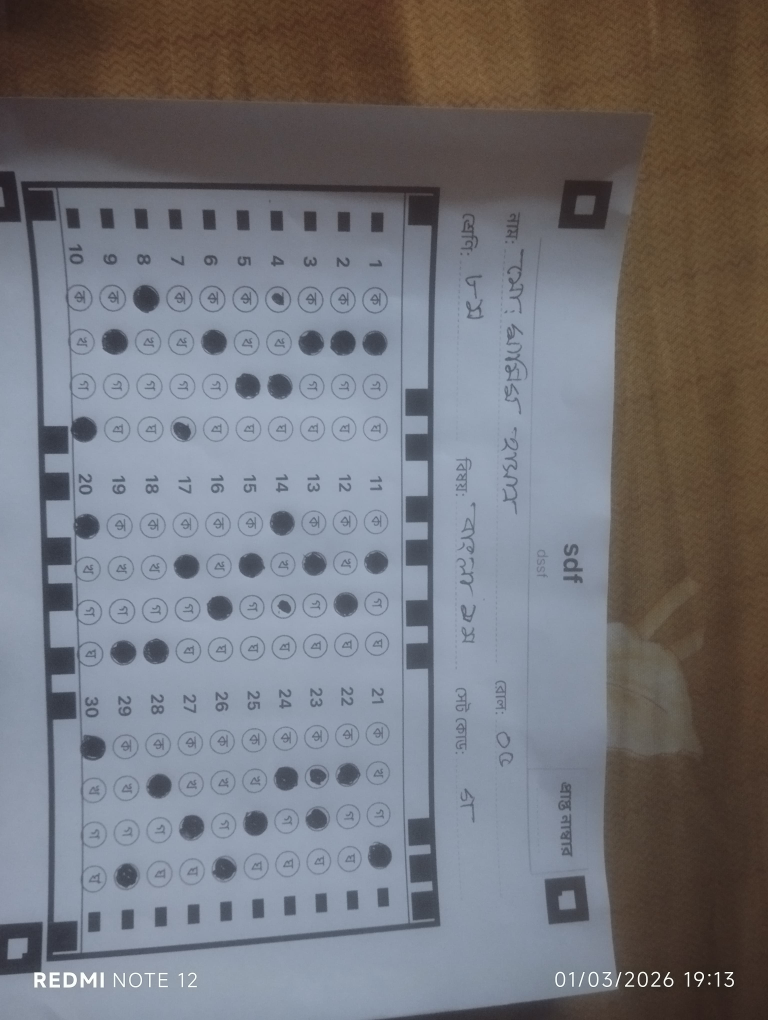
#> input picture mcq2.jpeg, 3072 x 4080 px (shown at 1/4 size)
$ python test_contours.py
#> lines starting #> are read from the running program, lines starting #| are printed output that depends on the picture; after the words box and inside, x2 and y2 are one past the last pixel; in counts of white or black regions, pixels touching at a corner belong together
import cv2
import numpy as np

img = cv2.imread('mcq2.jpeg')
#> img is the input picture: shape (4080, 3072, 3); mean B, G, R 120.8, 115.6, 115.6
gray = cv2.cvtColor(img, cv2.COLOR_BGR2GRAY)
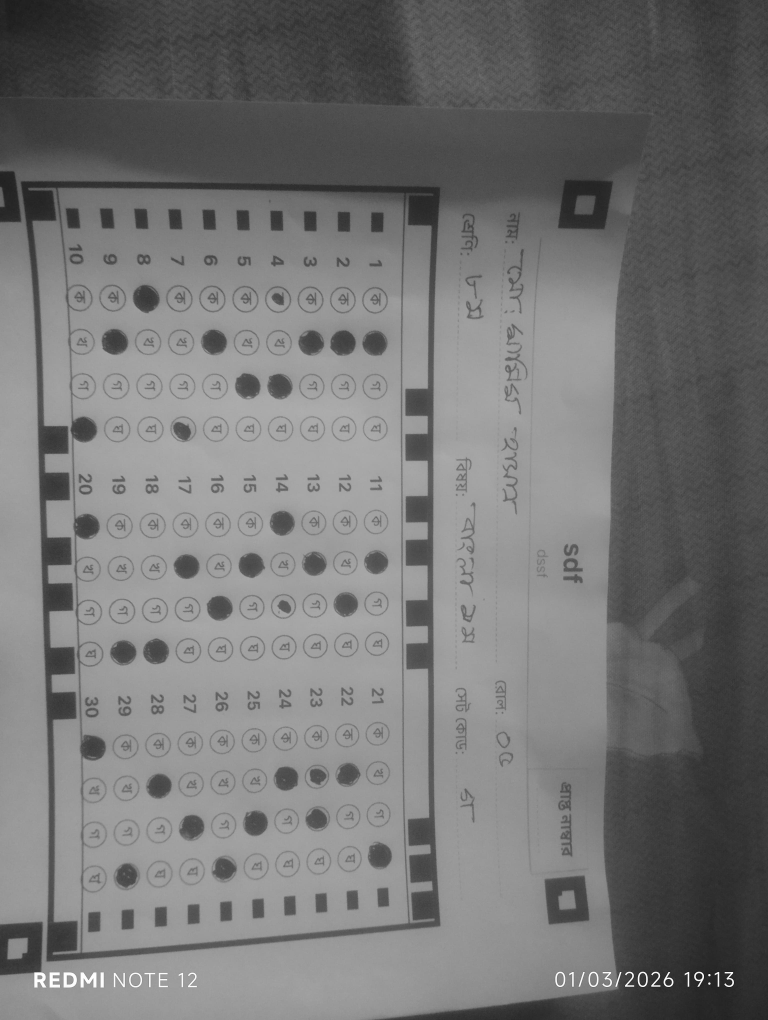
#> gray: shape (4080, 3072) (shown at 1/4 size); min 1, max 255, mean 116.2
target_width = 2480
aspect = gray.shape[0] / float(gray.shape[1])
#> aspect = 1.33
target_h = int(target_width * aspect)
#> target_h = 3293
warped = cv2.resize(gray, (target_width, target_h))

thresh = cv2.adaptiveThreshold(
    warped, 255, cv2.ADAPTIVE_THRESH_GAUSSIAN_C, cv2.THRESH_BINARY_INV, 21, 10
)
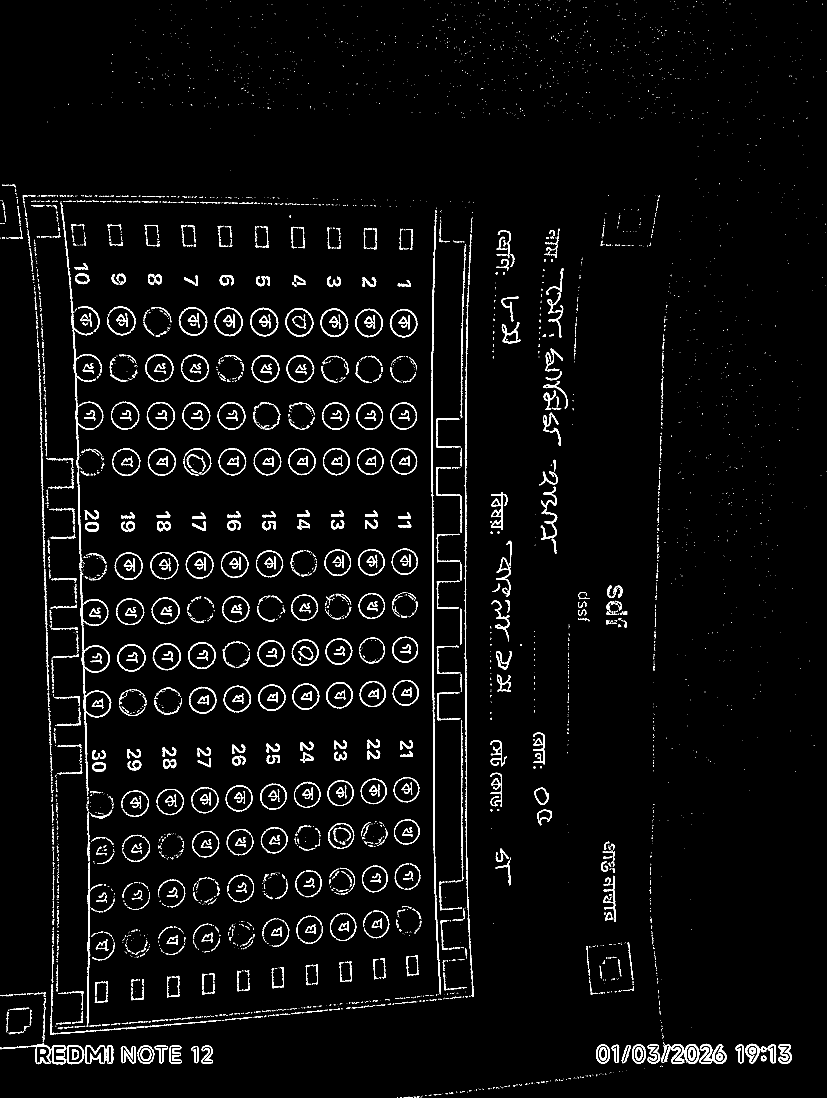
#> thresh: shape (3293, 2480) (shown at 1/3 size); 3.2% white; 4912 white regions (3671 under 20 px)

contours, _ = cv2.findContours(thresh, cv2.RETR_TREE, cv2.CHAIN_APPROX_SIMPLE)
#> contours = 5343 contours, 4296 with area under 20; largest, box (x1, y1, x2, y2) and area: (241, 1715, 334, 2387) 7734, (1294, 642, 1323, 2983) 6550, (643, 922, 728, 1009) 5513, (536, 921, 622, 1008) 5498, (751, 923, 835, 1009) 5460

boxes = []
for cnt in contours:
    x, y, w, h = cv2.boundingRect(cnt)
    boxes.append((w * h, x, y, w, h))
#> this loop made 5343 passes
#> (x, y, w, h) on passes 7 to 9: (1211, 3291, 10, 2), (1242, 3290, 6, 3), (1239, 3290, 1, 1)
#> after the loop, boxes = 5343 items, first 6: (2, 1250, 3292, 2, 1), (2, 1222, 3292, 2, 1), (4, 1201, 3292, 4, 1), (2, 1191, 3292, 2, 1), (2, 1262, 3291, 2, 1), (4, 1235, 3291, 2, 2)

boxes.sort(key=lambda x: x[0], reverse=True)
print("Top 20 largest contours by area:")
for i, b in enumerate(boxes[:20]):
    print(f"  {i}: Area={b[0]}, Box=(x={b[1]}, y={b[2]}, w={b[3]}, h={b[4]})")
#> this loop made 20 passes
#> b on passes 1 to 12: (67889, 1294, 642, 29, 2341), (65872, 218, 989, 92, 716), (62496, 241, 1715, 93, 672), (24206, 259, 2585, 49, 494), (13653, 187, 657, 41, 333), (11403, 151, 3041, 181, 63), (7950, 1622, 1460, 50, 159), (7482, 536, 921, 86, 87), (7482, 321, 919, 86, 87), (7395, 643, 922, 85, 87), (7225, 333, 1205, 85, 85), (7224, 961, 925, 84, 86)
#|   0: Area=67889, Box=(x=1294, y=642, w=29, h=2341)
#|   1: Area=65872, Box=(x=218, y=989, w=92, h=716)
#|   2: Area=62496, Box=(x=241, y=1715, w=93, h=672)
#|   3: Area=24206, Box=(x=259, y=2585, w=49, h=494)
#|   4: Area=13653, Box=(x=187, y=657, w=41, h=333)
#|   5: Area=11403, Box=(x=151, y=3041, w=181, h=63)
#|   6: Area=7950, Box=(x=1622, y=1460, w=50, h=159)
#|   7: Area=7482, Box=(x=536, y=921, w=86, h=87)
#> (further printed lines are left out)

$ run again, with mcq1.jpeg copied over mcq2.jpeg
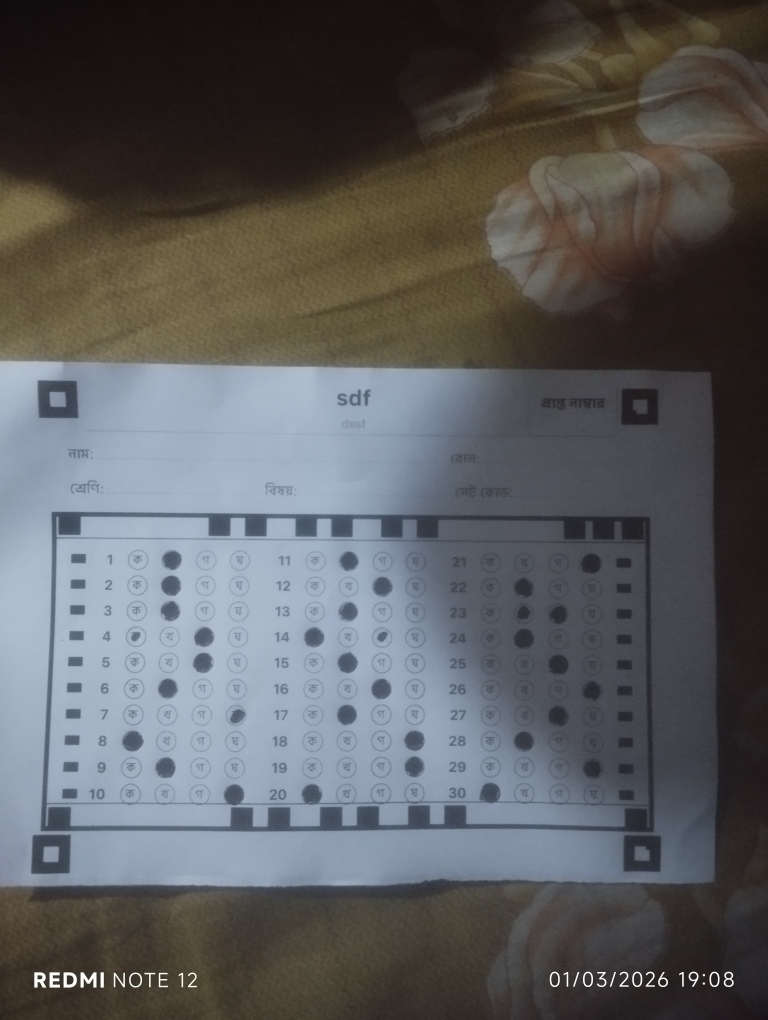
#> input picture mcq1.jpeg, 3072 x 4080 px (shown at 1/4 size)
#> img is the input picture: shape (4080, 3072, 3); mean B, G, R 93.7, 92, 91.4
#> `gray = cv2.cvtColor(img, cv2.COLOR_BGR2GRAY)`:
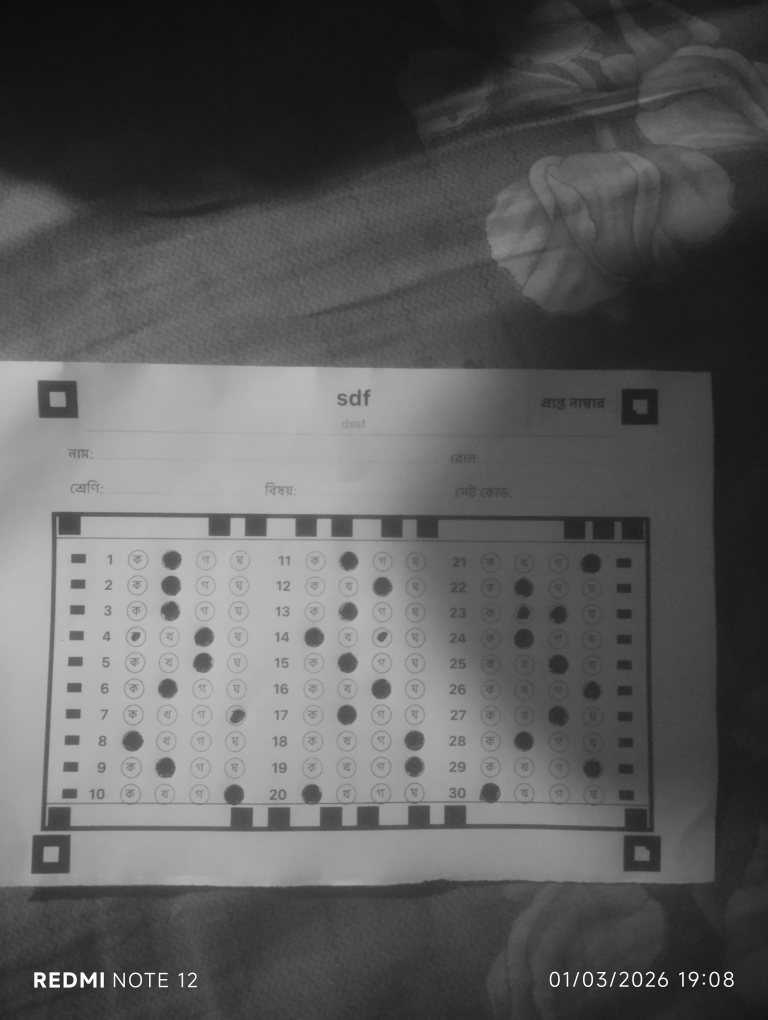
#> gray: shape (4080, 3072) (shown at 1/4 size); min 0, max 255, mean 92
#> `thresh = cv2.adaptiveThreshold( warped, 255, cv2.ADAPTIVE_THRESH_GAUSS..`:
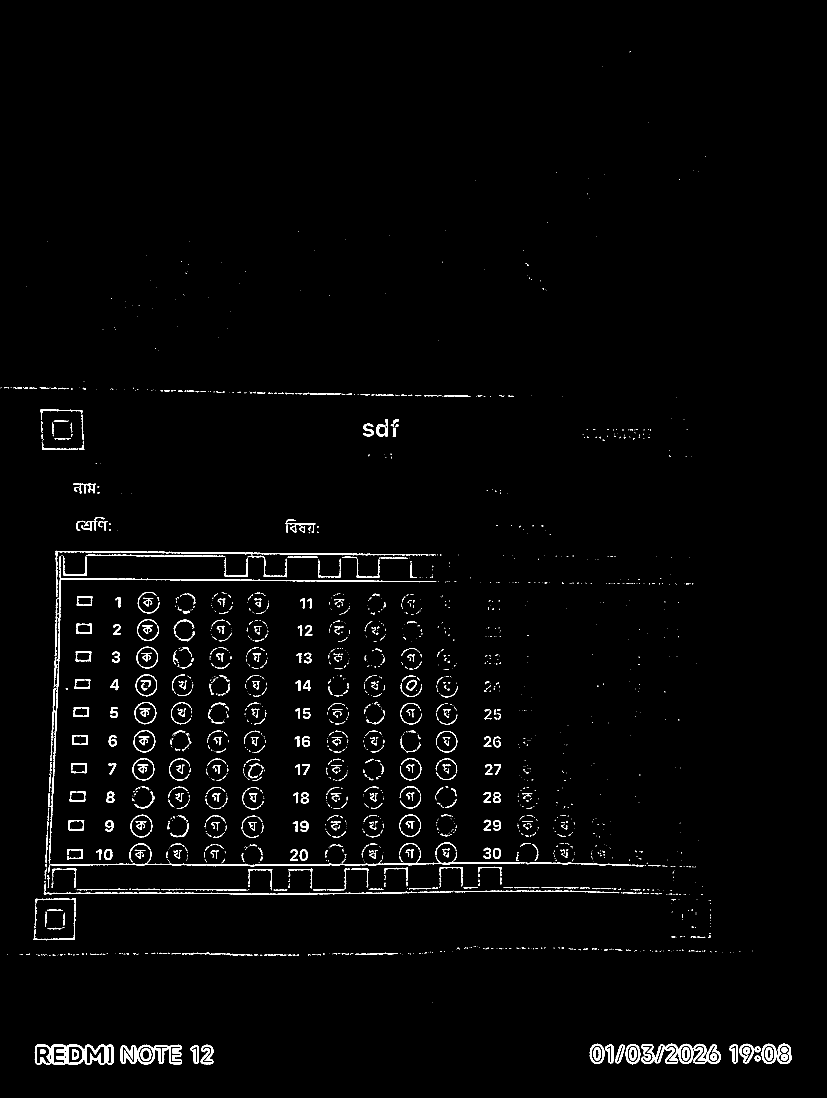
#> thresh: shape (3293, 2480) (shown at 1/3 size); 1.6% white; 2312 white regions (1564 under 20 px)
#> contours = 2472 contours, 1902 with area under 20; largest, box (x1, y1, x2, y2) and area: (104, 3132, 341, 3195) 12356, (361, 3134, 546, 3194) 7450, (146, 1668, 1297, 2591) 4514, (145, 2557, 1576, 2618) 3718, (1995, 3131, 2080, 3192) 3704
#> the loop `for cnt in contours:` made 2472 passes
#> (x, y, w, h) on passes 1, 3, 4: (2156, 3188, 1, 1), (2264, 3167, 17, 17), (2268, 3170, 10, 10)
#> after the loop `for cnt in contours:`: boxes = 2472 items, first 6: (1, 2156, 3188, 1, 1), (2, 1964, 3184, 1, 2), (289, 2264, 3167, 17, 17), (100, 2268, 3170, 10, 10), (1, 612, 3156, 1, 1), (1, 1931, 3151, 1, 1)
#> the loop `for i, b in enumerate(boxes[:20]):` made 20 passes
#> b on passes 1 to 8: (1062373, 146, 1668, 1151, 923), (87291, 145, 2557, 1431, 61), (31168, 189, 1663, 487, 64), (18558, 167, 1652, 1031, 18), (14931, 104, 3132, 237, 63), (11100, 361, 3134, 185, 60), (7788, 743, 1666, 118, 66), (5185, 1995, 3131, 85, 61)
#> (printed output is left out)

$ run again, with mcq3.jpeg copied over mcq2.jpeg
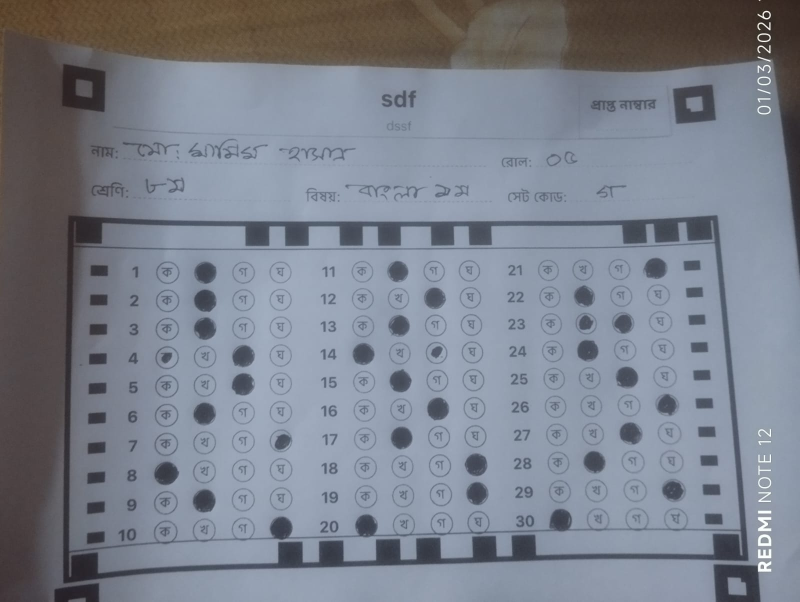
#> input picture mcq3.jpeg, 1600 x 1204 px (shown at 1/2 size)
#> img is the input picture: shape (1204, 1600, 3); mean B, G, R 140.3, 128.9, 123.4
#> `gray = cv2.cvtColor(img, cv2.COLOR_BGR2GRAY)`:
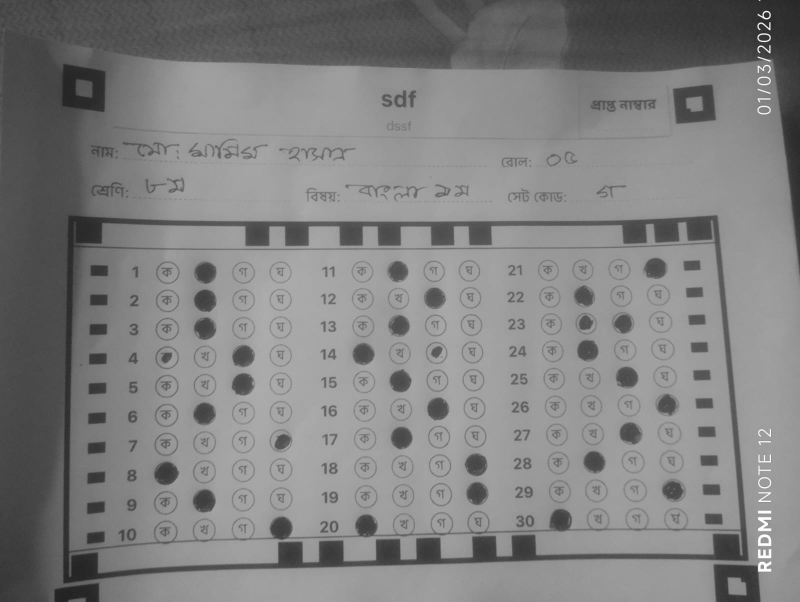
#> gray: shape (1204, 1600) (shown at 1/2 size); min 19, max 255, mean 128.6
#> `thresh = cv2.adaptiveThreshold( warped, 255, cv2.ADAPTIVE_THRESH_GAUSS..`:
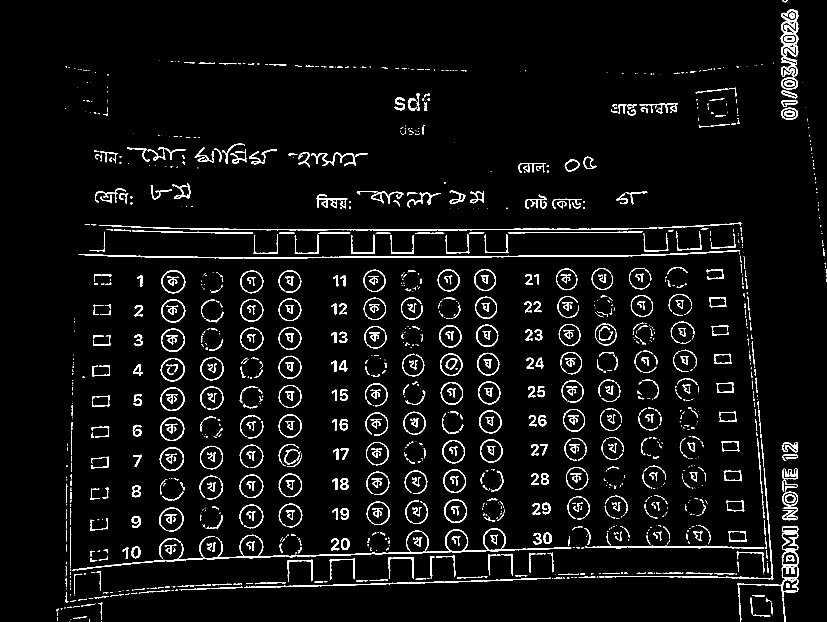
#> thresh: shape (1866, 2480) (shown at 1/3 size); 4.1% white; 1791 white regions (883 under 20 px)
#> contours = 1920 contours, 1098 with area under 20; largest, box (x1, y1, x2, y2) and area: (1142, 1584, 1714, 1664) 8842, (2306, 1579, 2395, 1791) 6756, (2342, 28, 2395, 171) 5730, (236, 751, 2219, 775) 4822, (480, 1252, 553, 1323) 3924
#> the loop `for cnt in contours:` made 1920 passes
#> (x, y, w, h) on passes 3, 5, 6: (267, 1857, 3, 9), (219, 1853, 14, 4), (171, 1852, 2, 11)
#> after the loop `for cnt in contours:`: boxes = 1920 items, first 6: (4, 304, 1864, 2, 2), (2, 209, 1864, 1, 2), (27, 267, 1857, 3, 9), (3, 211, 1857, 3, 1), (56, 219, 1853, 14, 4), (22, 171, 1852, 2, 11)
#> the loop `for i, b in enumerate(boxes[:20]):` made 20 passes
#> b on passes 1 to 8: (92500, 216, 1612, 925, 100), (47592, 236, 751, 1983, 24), (45760, 1142, 1584, 572, 80), (35175, 2215, 1403, 105, 335), (18868, 2306, 1579, 89, 212), (14920, 480, 682, 1492, 10), (11419, 732, 1744, 601, 19), (7579, 2342, 28, 53, 143)
#> (printed output is left out)
